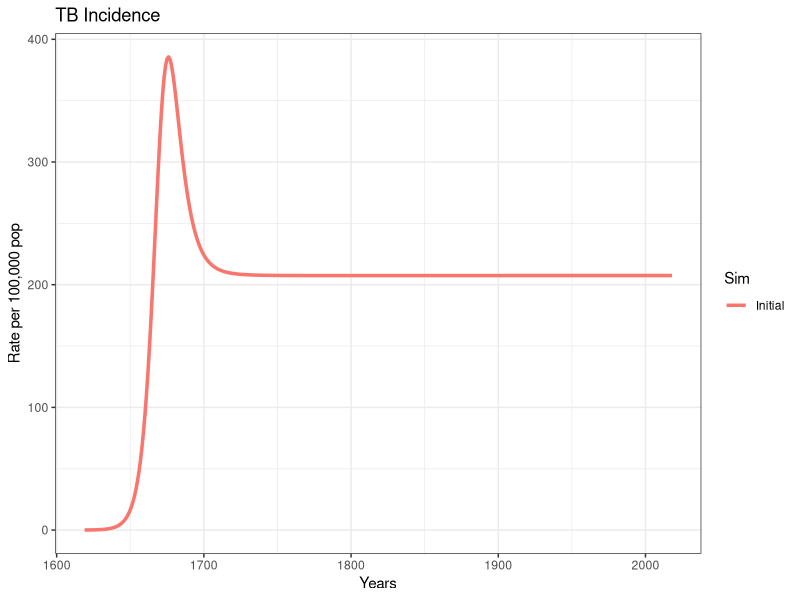
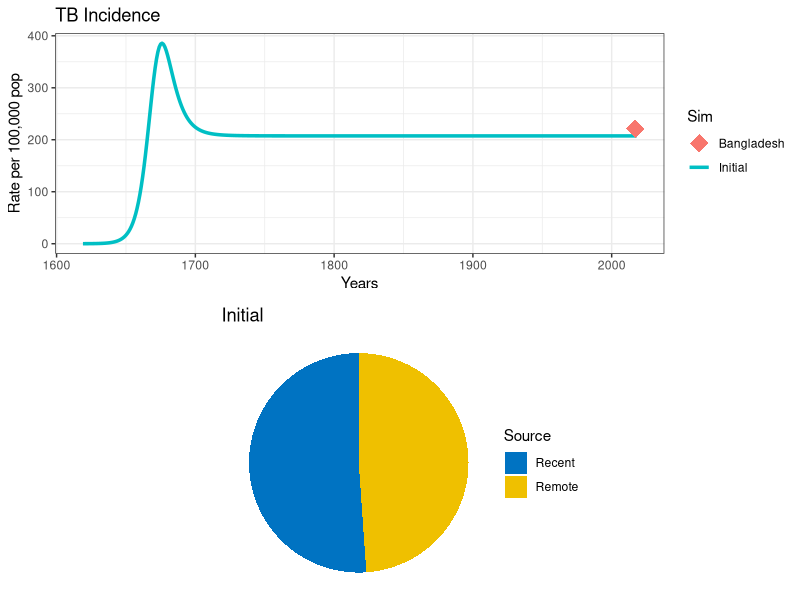
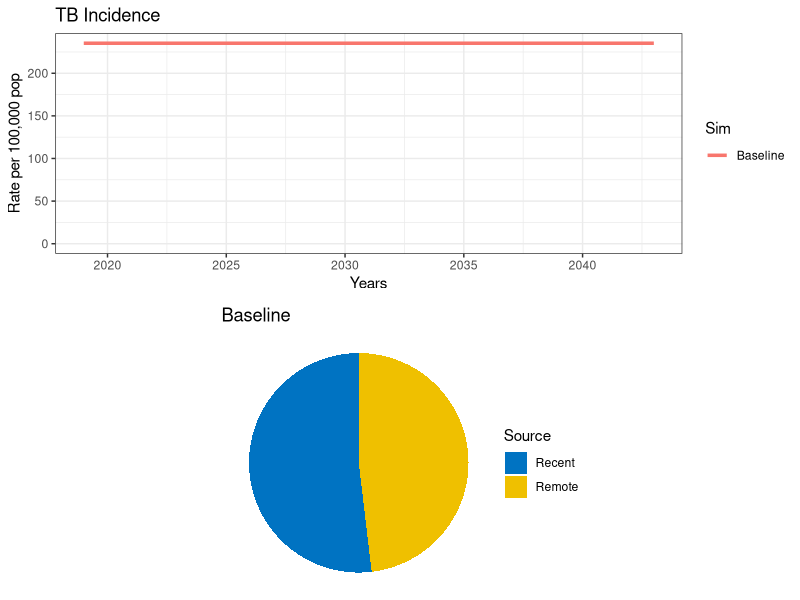

Write the R code that produced these figures, in order. (Note: this script raises an error after producing the figures.)
## ---- chunk 1
knitr::opts_chunk$set(echo = TRUE)
## ---- chunk 2
#install.packages("deSolve", dep=TRUE)
#install.packages("gridExtra", dep = TRUE)
#install.packages("ggplot2", dep = TRUE)
## ---- chunk 3
#Load packages
library(deSolve)
## Warning: package 'deSolve' was built under R version 3.4.4
library(gridExtra)
library(ggplot2)
library(reshape)
## ---- chunk 4

# Model Parameters
T.lfx    <- 72              # Life expectancy
T.dur    <- 3               # Duration of infectious period
beta     <- 5             # Transmission rate per capita
break_in <- 0.1*(1/T.lfx)   # Transition rate from latent into active disease
selfcure <- 0.5*(1/T.dur)   # Rate of spontaneous cure
mu       <- 1/T.lfx         # Background mortality rate
mu_tb    <- 0.5*(1/T.dur)   # TB mortality rate
fast     <- 0.1             # Fraction fast progressing to active TB
imm      <- 0.5             # Infectiousness decline (partial immunity)
relapse  <- 0.005           # Relapse rate
## ---- chunk 5
TB.Basic <- function (t, state, parameters) {
  with(as.list(c(state,parameters)),             
       {
      
         N      <- U + L + I + R            # Total population
         births <- I * mu_tb + N * mu       # Births (for stable population)
         lambda <-   beta* I/N             # Force of Infection
         
         # Uninfected 
         dU <- births - U * (lambda+mu)                              
         
         # Latent 
         dL <-  U * lambda * (1-fast) + R * (lambda * (1-fast) * imm) - L * (mu + break_in) 
         
         # Active TB
         dI <-  U * lambda * fast + R * (lambda * fast * imm) +  L * break_in + R * relapse -
           I * (mu + mu_tb + selfcure)
         
         # Recovered
         dR <-  I * selfcure - R * (lambda * imm + relapse + mu)      
         
         # Model outcomes
         dIncidence <- U * (lambda * fast) + R * (lambda * fast * imm) + L * break_in + R * relapse 
         
         dIrecent   <- U * (lambda * fast) + R * (lambda * fast * imm) +  R * relapse                                               
         dIremote   <- L * break_in +  R * relapse                                          # 
         
         #wrap-up 
         dx <- c(dU, dL, dI, dR, dIncidence, dIrecent , dIremote)
         list(dx)
       }
  )
}
## ---- chunk 6
get_intervention<- function (sfin, params_new, params_old,times_new,
                             t.interv, fx_scale,fx_basic, int_name, data_stub) {
  
  # Starting conditions
  xstart <- c(U = sfin$U, 
              L = sfin$L,  
              I = sfin$I, 
              R = sfin$R,
              Incidence= sfin$Incidence,
              Irecent=   sfin$Irecent,  
              Iremote=   sfin$Iremote) 
  
  #Select type of function
  if (is.na(t.interv))
  {
    fx<-fx_basic
  }  else {
    fx<-fx_scale
  }
  
  #Run the model
  out <- as.data.frame(ode(y = xstart, times = times_new, 
                           func = fx, parms = params_new))  # 
  # Model output
  N            <- out$U+out$L+out$I+out$R  
  rate.inc    <- 1e5*(diff(out$Incidence)/N[1:length(N)-1])
  fr.remo     <- diff(out$Iremote)/diff(out$Incidence)
  time         <- out$time[1:length(out$time)-1]
  dat         <- data.frame(Years=time+(2019-400), Incidence=rate.inc)
  dat$Sim     <- int_name
  
  # If it is a first run, nothing to append 
  if (is.na(data_stub))
  {
    data<-dat
  }
  else # Append previous runs
  {
    data  <-rbind(data_stub, dat)
  }
  
  remote<-fr.remo  # rename a variable with the fraction of remote incidence 
  titl  <-int_name
  
  # Create our plot
  p<- ggplot(data=data, mapping = aes(x=Years, y=Incidence, col=Sim))
  p1<-p + 
    geom_line(size=1.2) +
    ggtitle ('TB Incidence') +
    theme_bw() + ylab('Rate per 100,000 pop')+
    ylim(0,max(data$Incidence))

  # Pie chart of remote vs recent incidence 
  df <- data.frame(
    Source = c("Recent", "Remote"),
    value  = c(1-tail(remote,1),tail(remote,1))
  )
  
  mycols <- c("#0073C2FF", "#EFC000FF")
  pie<- ggplot(df, aes(x="", y=value, fill=Source))+
    geom_bar(width = 1, stat = "identity") +
    coord_polar("y", start=0)+
    scale_fill_manual(values = mycols) +
    theme_void()+
    ggtitle (titl) 
  
  output<-list("out"=out, "lines"=p1, "pie"=pie, "data"=data)
  
  # Spit-out results
  return(output)
  
}

## ---- chunk 7

t.intervention <- 400      # years of simulation
t.scale        <- 3        # Scaling up time of interventions
times  = seq(0, t.intervention, by=1)          # time scale

## ---- chunk 8

#Prepare tu run
params <- c(break_in=break_in, selfcure=selfcure, mu=mu, mu_tb=mu_tb
            ,beta=beta, fast=fast, imm=imm, relapse=relapse)   # running parameters

# Initial Conditions
N <- 1                  # Total population equal to unity 
I0 <-1e-6               # TB seed at time 0

xstart <- data.frame(U = N-I0,
            L = 0,
            I = I0,  
            R = 0,
            Incidence=0, 
            Irecent=0 , 
            Iremote=0)                
## ---- chunk 9


#run the model
out  <-get_intervention(xstart, params, NA,times, 
                        NA, NA,TB.Basic, "Initial", NA) 
#plot
out$lines


## ---- chunk 10
Inc.country   <- 221 # TB incidence per 100K (including TB/HIV) 
country.name  <-"Bangladesh"  # e.g., "Sierra Leone"
params["beta"]<- 6.9  # Transmission rate per capita per year

#run the model
out0  <-get_intervention(xstart, params, NA,times, 
                        NA, NA,TB.Basic, "Initial", NA) 

#plot
dot<-data.frame(Data="Bangladesh",Years=2017, incidence=Inc.country)

p1<-out$lines +
  geom_point(dot, mapping=aes(x=Years, y=incidence, col=Data), size=6, shape=18) 

grid.arrange(p1,out$pie)
## ---- chunk 11
# Intervention scaling function
scale_up<- function (t, state, parameters,t.interv,parameters_old,fx) {
  
  scale <- min((t-t.interv[1])/(t.interv[2]-t.interv[1]),1); 
  if (scale<0) 
    {
    scale=0
    }
  
  pars_scaled <- parameters;
  
  pars_scaled <- parameters_old + scale*(parameters-parameters_old)
  
  return(fx(t, state,pars_scaled))
}

## ---- chunk 12
# Function handles

fx_basic<-TB.Basic
fx_scale<-function(t, state, parameters) scale_up(t, state, parameters,t.interv,params,fx_basic)
## ---- chunk 13
## Simulation 0
# Project a baseline
int_name   <- "Baseline"

#Initial conditions (starting in 2019)
sfin       <- tail(out0$out,1)                             
params_base<- params
times_new  <- seq(t.intervention, t.intervention+25 , by=1)
t.interv   <- c(times_new[2], times_new[2]+t.scale)

#Run model
data0<-get_intervention(sfin, params_base, params_base,times_new,
                             NA, fx_scale,fx_basic, "Baseline", NA) 
#Plot
grid.arrange(data0$lines ,data0$pie )
 


## ---- chunk 14
## Simulation 1
# An Intervention simulating introduction of treatment
int_name   <- "Treatment"

#Update parameter results data frame to append new results
params_1 <-params_base
data_stub<-data0$data


# Change parameters for intervention
T.cs <- 1     # Time delay (yrs) between developing symptoms and seeking for care
pDx  <- 0.95   # Probability of being diagnosed once sought care
pTx  <- 0.95   # probability of receiving correct Tx if diagnosed
T.rTx<- 0.5 # 6 months treatment duration

Tx <-pDx*pTx*(1/(T.cs+T.rTx))

params_1["selfcure"]<-selfcure + Tx

data1<-get_intervention(sfin, params_1, params_base,times_new,
                       t.interv, fx_scale,fx_basic, int_name, data_stub) 

p1<-data1$lines +
  # EndTb
  geom_hline(yintercept=Inc.country*0.1, linetype="dashed", color = "black", size=1)+
  # Elimination
  geom_hline(yintercept=0.1/1e5, linetype="dashed", color = "red", size=1)


grid.arrange(p1 ,data1$pie )
## ---- chunk 15
## Simulation 2
# An Intervention simulating demand generation
int_name   <- "Demand generation"

#Update parameter results data frame to append new results
params_2 <-params_1
data_stub<-data1$data

# Change parameters for intervention
T.cs <-  1*(1-0.75)    # Time delay (yrs) between developing symptoms and seeking for care
pDx  <-  0.95     # Probability of being diagnosed once sought care
pTx  <-  0.95     # probability of receiving correct Tx if diagnosed
T.rTx<-  0.5     # 6 months treatment duration

Tx <-pDx*pTx*(1/(T.cs+T.rTx))

params_2["selfcure"]<-selfcure + Tx

data2<-get_intervention(sfin, params_2, params_BASE,times_new,
                       t.interv, fx_scale,fx_basic, int_name, data_stub) 

p1<-data2$lines +
  # EndTb
  geom_hline(yintercept=Inc.country*0.1, linetype="dashed", color = "black", size=1)+
  # Elimination
  geom_hline(yintercept=0.1/1e5, linetype="dashed", color = "red", size=1)


grid.arrange(p1 ,data2$pie )
## ---- chunk 16
## Simulation 3
int_name<-"Transmission stop"

#Update parameter results data frame to append new results
params_3 <-params_2
data_stub<-data2$data

# An Intervention simulating transmission reduction

params_3["beta"]<-0


data3<-get_intervention(sfin, params_3, params_base,times_new,
                       t.interv, fx_scale,fx_basic, int_name, data_stub) 

p1<-data3$lines +
  # EndTb
  geom_hline(yintercept=Inc.country*0.1, linetype="dashed", color = "black", size=1)+
  # Elimination
  geom_hline(yintercept=0.1/1e5, linetype="dashed", color = "red", size=1)


grid.arrange(p1 ,data3$pie )

## ---- chunk 17
## Simulation 4
# An Intervention simulating LTBI treatment
int_name<- "Prevention"

#Update parameter results data frame to append new results
params_4 <-params_3
data_stub<-data3$data

params_4["break_in"]<-0.01*(1/T.lfx)

data4<-get_intervention(sfin, params_4, params_base,times_new,
                       t.interv, fx_scale,fx_basic, int_name, data_stub) 

p1<-data4$lines +
  # EndTb
  geom_hline(yintercept=Inc.country*0.1, linetype="dashed", color = "black", size=1)+
  # Elimination
  geom_hline(yintercept=0.1/1e5, linetype="dashed", color = "red", size=1)


grid.arrange(p1 ,data4$pie )
